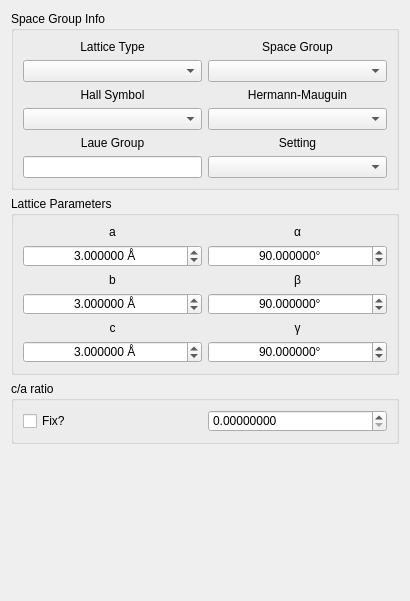
<?xml version="1.0" encoding="UTF-8"?>
<ui version="4.0">
 <class>Widget</class>
 <widget class="QWidget" name="Widget">
  <property name="geometry">
   <rect>
    <x>0</x>
    <y>0</y>
    <width>410</width>
    <height>601</height>
   </rect>
  </property>
  <property name="windowTitle">
   <string>Add Material</string>
  </property>
  <property name="styleSheet">
   <string notr="true">QDoubleSpinBox:disabled {background-color: LightGray;}
</string>
  </property>
  <layout class="QHBoxLayout" name="horizontalLayout_2">
   <item>
    <layout class="QVBoxLayout" name="verticalLayout">
     <item>
      <widget class="QGroupBox" name="space_group_info_group">
       <property name="font">
        <font>
         <weight>50</weight>
         <bold>false</bold>
        </font>
       </property>
       <property name="title">
        <string>Space Group Info</string>
       </property>
       <layout class="QGridLayout" name="gridLayout">
        <item row="5" column="1">
         <widget class="QComboBox" name="hermann_mauguin">
          <property name="enabled">
           <bool>true</bool>
          </property>
          <property name="styleSheet">
           <string notr="true">combobox-popup: 0;</string>
          </property>
          <property name="editable">
           <bool>false</bool>
          </property>
          <property name="maxVisibleItems">
           <number>5</number>
          </property>
         </widget>
        </item>
        <item row="4" column="0">
         <widget class="QLabel" name="label_5">
          <property name="font">
           <font>
            <weight>50</weight>
            <bold>false</bold>
           </font>
          </property>
          <property name="text">
           <string>Hall Symbol</string>
          </property>
          <property name="alignment">
           <set>Qt::AlignCenter</set>
          </property>
         </widget>
        </item>
        <item row="5" column="0">
         <widget class="QComboBox" name="hall_symbol">
          <property name="enabled">
           <bool>true</bool>
          </property>
          <property name="styleSheet">
           <string notr="true">combobox-popup: 0;</string>
          </property>
          <property name="editable">
           <bool>false</bool>
          </property>
          <property name="maxVisibleItems">
           <number>5</number>
          </property>
         </widget>
        </item>
        <item row="7" column="0">
         <widget class="QLabel" name="label_6">
          <property name="font">
           <font>
            <weight>50</weight>
            <bold>false</bold>
           </font>
          </property>
          <property name="text">
           <string>Laue Group</string>
          </property>
          <property name="alignment">
           <set>Qt::AlignCenter</set>
          </property>
         </widget>
        </item>
        <item row="0" column="1">
         <widget class="QLabel" name="label">
          <property name="sizePolicy">
           <sizepolicy hsizetype="Expanding" vsizetype="Minimum">
            <horstretch>0</horstretch>
            <verstretch>0</verstretch>
           </sizepolicy>
          </property>
          <property name="font">
           <font>
            <weight>50</weight>
            <bold>false</bold>
           </font>
          </property>
          <property name="text">
           <string>Space Group</string>
          </property>
          <property name="alignment">
           <set>Qt::AlignCenter</set>
          </property>
         </widget>
        </item>
        <item row="8" column="0">
         <widget class="QLineEdit" name="laue_group">
          <property name="font">
           <font>
            <weight>50</weight>
            <bold>false</bold>
           </font>
          </property>
          <property name="alignment">
           <set>Qt::AlignCenter</set>
          </property>
          <property name="readOnly">
           <bool>true</bool>
          </property>
         </widget>
        </item>
        <item row="4" column="1">
         <widget class="QLabel" name="label_4">
          <property name="font">
           <font>
            <weight>50</weight>
            <bold>false</bold>
           </font>
          </property>
          <property name="text">
           <string>Hermann-Mauguin</string>
          </property>
          <property name="alignment">
           <set>Qt::AlignCenter</set>
          </property>
         </widget>
        </item>
        <item row="0" column="0">
         <widget class="QLabel" name="label_2">
          <property name="font">
           <font>
            <weight>50</weight>
            <bold>false</bold>
           </font>
          </property>
          <property name="text">
           <string>Lattice Type</string>
          </property>
          <property name="alignment">
           <set>Qt::AlignCenter</set>
          </property>
         </widget>
        </item>
        <item row="2" column="1">
         <widget class="QComboBox" name="space_group">
          <property name="enabled">
           <bool>true</bool>
          </property>
          <property name="styleSheet">
           <string notr="true">combobox-popup: 0;</string>
          </property>
          <property name="editable">
           <bool>false</bool>
          </property>
          <property name="maxVisibleItems">
           <number>5</number>
          </property>
         </widget>
        </item>
        <item row="2" column="0">
         <widget class="QComboBox" name="lattice_type"/>
        </item>
        <item row="7" column="1">
         <widget class="QLabel" name="space_group_setting_label">
          <property name="text">
           <string>Setting</string>
          </property>
          <property name="alignment">
           <set>Qt::AlignCenter</set>
          </property>
         </widget>
        </item>
        <item row="8" column="1">
         <widget class="QComboBox" name="space_group_setting"/>
        </item>
       </layout>
      </widget>
     </item>
     <item>
      <widget class="QGroupBox" name="lattice_parameters_group">
       <property name="font">
        <font>
         <weight>50</weight>
         <bold>false</bold>
        </font>
       </property>
       <property name="title">
        <string>Lattice Parameters</string>
       </property>
       <layout class="QGridLayout" name="gridLayout_2">
        <item row="4" column="3">
         <widget class="QLabel" name="label_12">
          <property name="font">
           <font>
            <weight>50</weight>
            <bold>false</bold>
           </font>
          </property>
          <property name="text">
           <string>c</string>
          </property>
          <property name="alignment">
           <set>Qt::AlignCenter</set>
          </property>
         </widget>
        </item>
        <item row="3" column="3">
         <widget class="ScientificDoubleSpinBox" name="lattice_b">
          <property name="autoFillBackground">
           <bool>true</bool>
          </property>
          <property name="alignment">
           <set>Qt::AlignCenter</set>
          </property>
          <property name="buttonSymbols">
           <enum>QAbstractSpinBox::UpDownArrows</enum>
          </property>
          <property name="keyboardTracking">
           <bool>false</bool>
          </property>
          <property name="suffix">
           <string> Å</string>
          </property>
          <property name="decimals">
           <number>6</number>
          </property>
          <property name="minimum">
           <double>0.100000000000000</double>
          </property>
          <property name="maximum">
           <double>100.000000000000000</double>
          </property>
          <property name="singleStep">
           <double>0.100000000000000</double>
          </property>
          <property name="value">
           <double>3.000000000000000</double>
          </property>
         </widget>
        </item>
        <item row="4" column="5">
         <widget class="QLabel" name="label_15">
          <property name="font">
           <font>
            <family>Lucida Grande</family>
            <weight>50</weight>
            <bold>false</bold>
           </font>
          </property>
          <property name="text">
           <string>γ</string>
          </property>
          <property name="alignment">
           <set>Qt::AlignCenter</set>
          </property>
         </widget>
        </item>
        <item row="5" column="5">
         <widget class="ScientificDoubleSpinBox" name="lattice_gamma">
          <property name="alignment">
           <set>Qt::AlignCenter</set>
          </property>
          <property name="buttonSymbols">
           <enum>QAbstractSpinBox::UpDownArrows</enum>
          </property>
          <property name="keyboardTracking">
           <bool>false</bool>
          </property>
          <property name="suffix">
           <string>°</string>
          </property>
          <property name="decimals">
           <number>6</number>
          </property>
          <property name="minimum">
           <double>0.100000000000000</double>
          </property>
          <property name="maximum">
           <double>180.000000000000000</double>
          </property>
          <property name="singleStep">
           <double>0.100000000000000</double>
          </property>
          <property name="value">
           <double>90.000000000000000</double>
          </property>
         </widget>
        </item>
        <item row="1" column="5">
         <widget class="ScientificDoubleSpinBox" name="lattice_alpha">
          <property name="alignment">
           <set>Qt::AlignCenter</set>
          </property>
          <property name="buttonSymbols">
           <enum>QAbstractSpinBox::UpDownArrows</enum>
          </property>
          <property name="keyboardTracking">
           <bool>false</bool>
          </property>
          <property name="suffix">
           <string>°</string>
          </property>
          <property name="decimals">
           <number>6</number>
          </property>
          <property name="minimum">
           <double>0.100000000000000</double>
          </property>
          <property name="maximum">
           <double>180.000000000000000</double>
          </property>
          <property name="singleStep">
           <double>0.100000000000000</double>
          </property>
          <property name="value">
           <double>90.000000000000000</double>
          </property>
         </widget>
        </item>
        <item row="5" column="3">
         <widget class="ScientificDoubleSpinBox" name="lattice_c">
          <property name="alignment">
           <set>Qt::AlignCenter</set>
          </property>
          <property name="buttonSymbols">
           <enum>QAbstractSpinBox::UpDownArrows</enum>
          </property>
          <property name="keyboardTracking">
           <bool>false</bool>
          </property>
          <property name="suffix">
           <string> Å</string>
          </property>
          <property name="decimals">
           <number>6</number>
          </property>
          <property name="minimum">
           <double>0.100000000000000</double>
          </property>
          <property name="maximum">
           <double>100.000000000000000</double>
          </property>
          <property name="singleStep">
           <double>0.100000000000000</double>
          </property>
          <property name="value">
           <double>3.000000000000000</double>
          </property>
         </widget>
        </item>
        <item row="3" column="5">
         <widget class="ScientificDoubleSpinBox" name="lattice_beta">
          <property name="alignment">
           <set>Qt::AlignCenter</set>
          </property>
          <property name="buttonSymbols">
           <enum>QAbstractSpinBox::UpDownArrows</enum>
          </property>
          <property name="keyboardTracking">
           <bool>false</bool>
          </property>
          <property name="suffix">
           <string>°</string>
          </property>
          <property name="decimals">
           <number>6</number>
          </property>
          <property name="minimum">
           <double>0.100000000000000</double>
          </property>
          <property name="maximum">
           <double>180.000000000000000</double>
          </property>
          <property name="singleStep">
           <double>0.100000000000000</double>
          </property>
          <property name="value">
           <double>90.000000000000000</double>
          </property>
         </widget>
        </item>
        <item row="0" column="3">
         <widget class="QLabel" name="label_10">
          <property name="font">
           <font>
            <weight>50</weight>
            <bold>false</bold>
           </font>
          </property>
          <property name="text">
           <string>a</string>
          </property>
          <property name="alignment">
           <set>Qt::AlignCenter</set>
          </property>
         </widget>
        </item>
        <item row="2" column="3">
         <widget class="QLabel" name="label_11">
          <property name="font">
           <font>
            <weight>50</weight>
            <bold>false</bold>
           </font>
          </property>
          <property name="text">
           <string>b</string>
          </property>
          <property name="alignment">
           <set>Qt::AlignCenter</set>
          </property>
         </widget>
        </item>
        <item row="0" column="5">
         <widget class="QLabel" name="label_13">
          <property name="font">
           <font>
            <weight>50</weight>
            <bold>false</bold>
           </font>
          </property>
          <property name="text">
           <string>α</string>
          </property>
          <property name="alignment">
           <set>Qt::AlignCenter</set>
          </property>
         </widget>
        </item>
        <item row="1" column="3">
         <widget class="ScientificDoubleSpinBox" name="lattice_a">
          <property name="alignment">
           <set>Qt::AlignCenter</set>
          </property>
          <property name="buttonSymbols">
           <enum>QAbstractSpinBox::UpDownArrows</enum>
          </property>
          <property name="keyboardTracking">
           <bool>false</bool>
          </property>
          <property name="suffix">
           <string> Å</string>
          </property>
          <property name="decimals">
           <number>6</number>
          </property>
          <property name="minimum">
           <double>0.100000000000000</double>
          </property>
          <property name="maximum">
           <double>100.000000000000000</double>
          </property>
          <property name="singleStep">
           <double>0.100000000000000</double>
          </property>
          <property name="value">
           <double>3.000000000000000</double>
          </property>
         </widget>
        </item>
        <item row="2" column="5">
         <widget class="QLabel" name="label_14">
          <property name="font">
           <font>
            <weight>50</weight>
            <bold>false</bold>
           </font>
          </property>
          <property name="text">
           <string>β</string>
          </property>
          <property name="alignment">
           <set>Qt::AlignCenter</set>
          </property>
         </widget>
        </item>
       </layout>
      </widget>
     </item>
     <item>
      <widget class="QGroupBox" name="c_to_a_ratio_group">
       <property name="title">
        <string>c/a ratio</string>
       </property>
       <layout class="QHBoxLayout" name="horizontalLayout">
        <item>
         <widget class="QCheckBox" name="fix_c_to_a">
          <property name="toolTip">
           <string>&lt;html&gt;&lt;head/&gt;&lt;body&gt;&lt;p&gt;If the `c/a` ratio is fixed, then when `a` or `c` is modified above, the other parameter will also be modified to keep the `c/a` ratio constant.&lt;/p&gt;&lt;/body&gt;&lt;/html&gt;</string>
          </property>
          <property name="text">
           <string>Fix?</string>
          </property>
         </widget>
        </item>
        <item>
         <widget class="ScientificDoubleSpinBox" name="c_to_a">
          <property name="toolTip">
           <string>&lt;html&gt;&lt;head/&gt;&lt;body&gt;&lt;p&gt;Modifying this ratio will modify the `a` lattice parameter.&lt;/p&gt;&lt;/body&gt;&lt;/html&gt;</string>
          </property>
          <property name="decimals">
           <number>8</number>
          </property>
          <property name="maximum">
           <double>10000000.000000000000000</double>
          </property>
         </widget>
        </item>
       </layout>
      </widget>
     </item>
     <item>
      <spacer name="verticalSpacer">
       <property name="orientation">
        <enum>Qt::Vertical</enum>
       </property>
       <property name="sizeHint" stdset="0">
        <size>
         <width>20</width>
         <height>40</height>
        </size>
       </property>
      </spacer>
     </item>
    </layout>
   </item>
  </layout>
 </widget>
 <customwidgets>
  <customwidget>
   <class>ScientificDoubleSpinBox</class>
   <extends>QDoubleSpinBox</extends>
   <header>scientificspinbox.h</header>
  </customwidget>
 </customwidgets>
 <tabstops>
  <tabstop>lattice_type</tabstop>
  <tabstop>space_group</tabstop>
  <tabstop>hall_symbol</tabstop>
  <tabstop>hermann_mauguin</tabstop>
  <tabstop>laue_group</tabstop>
  <tabstop>space_group_setting</tabstop>
  <tabstop>lattice_a</tabstop>
  <tabstop>lattice_alpha</tabstop>
  <tabstop>lattice_b</tabstop>
  <tabstop>lattice_beta</tabstop>
  <tabstop>lattice_c</tabstop>
  <tabstop>lattice_gamma</tabstop>
  <tabstop>fix_c_to_a</tabstop>
  <tabstop>c_to_a</tabstop>
 </tabstops>
 <resources/>
 <connections/>
</ui>
